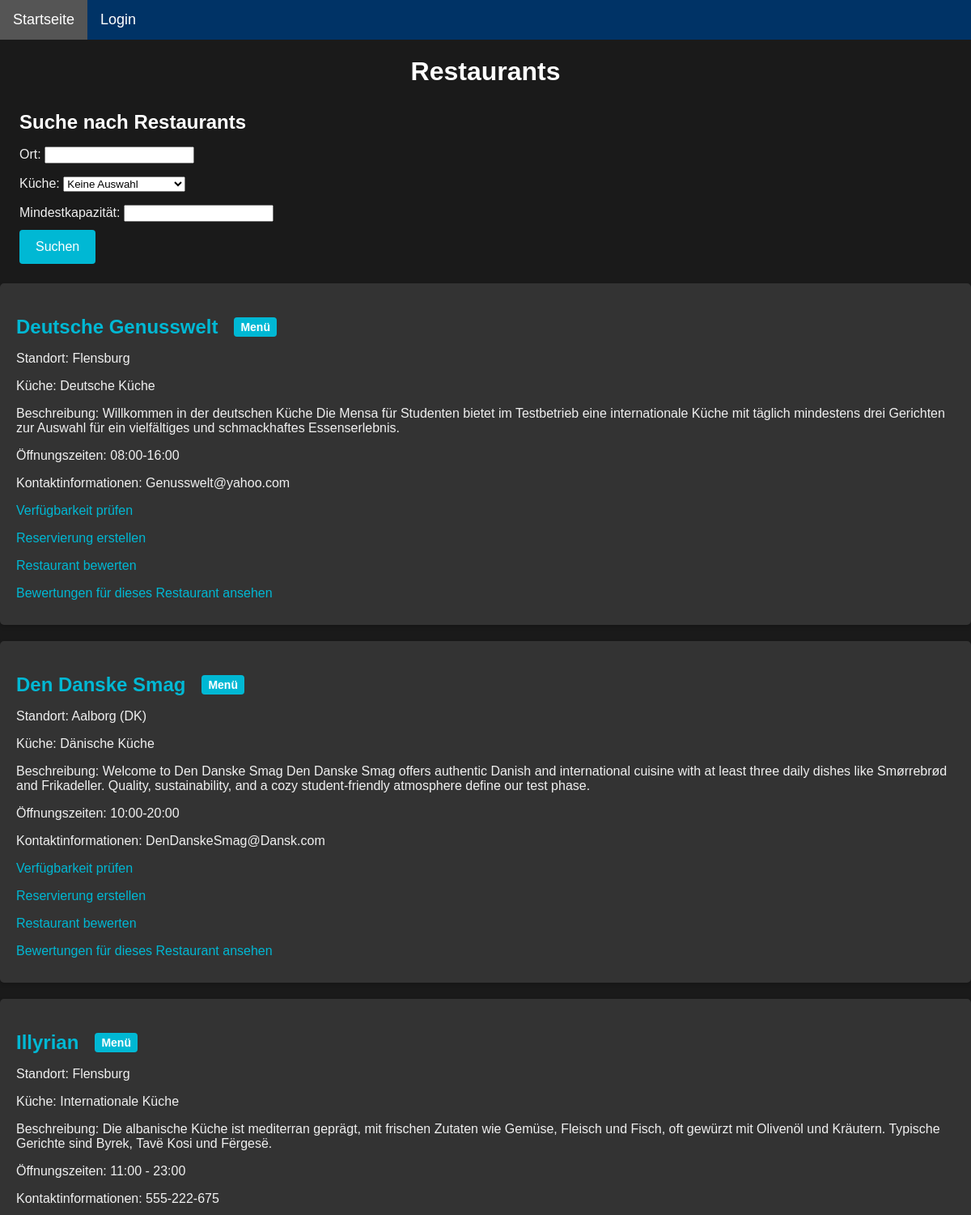
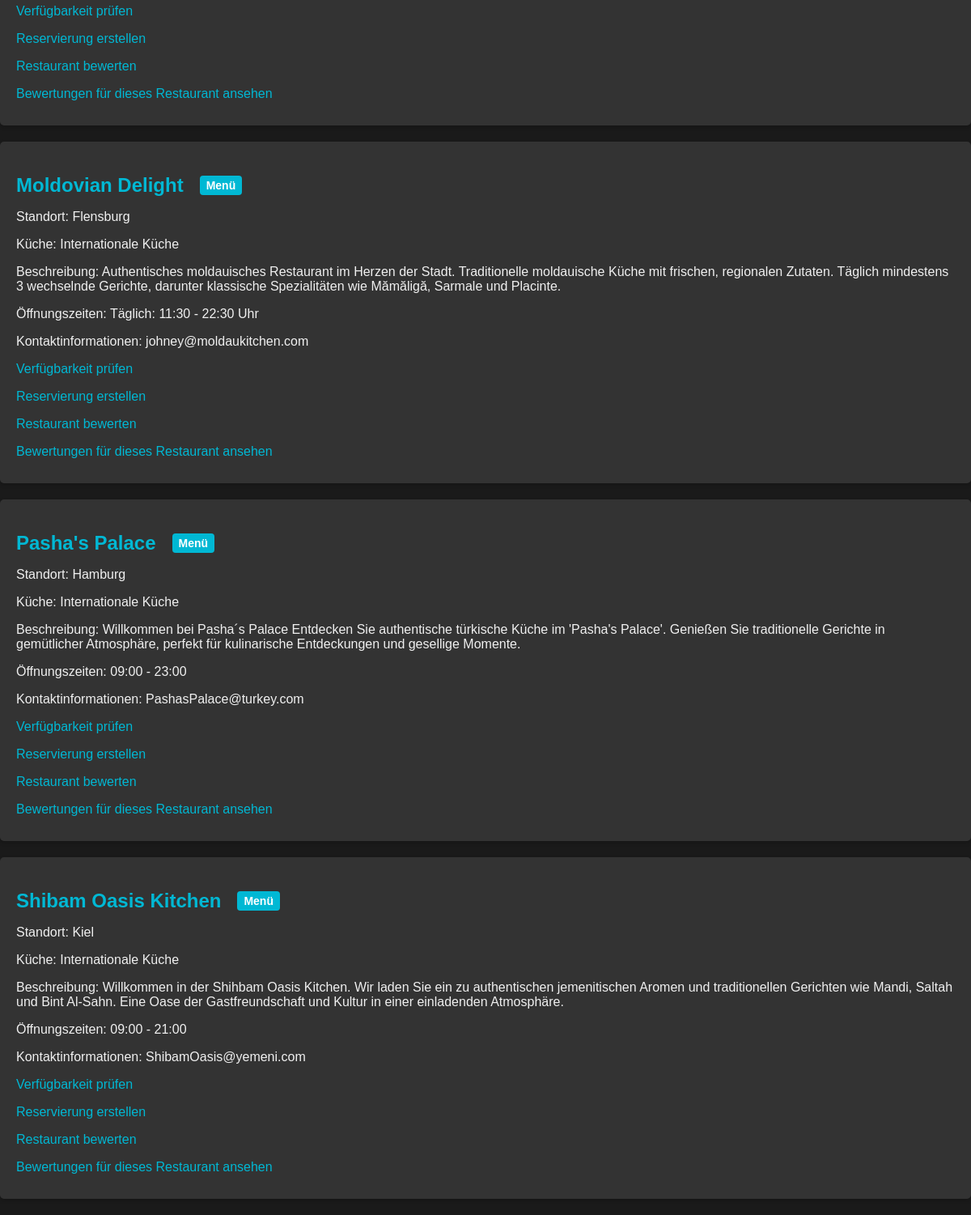
The page /restaurant/restaurants on the database its author committed (2 pictures, top to bottom).
### restaurant/models.py (models this page shows, shortened)
class Restaurant(models.Model):
    owner = models.ForeignKey(UserProfile, on_delete=models.CASCADE, related_name='owned_restaurants')
    name = models.CharField(max_length=100)
    location = models.CharField(max_length=100)
    cuisine = models.CharField(max_length=50, choices=Choices.PREFERENCE_CHOICES)
    description = models.TextField(blank=True)
    opening_hours = models.CharField(max_length=100)
    contact_info = models.CharField(max_length=100)
    capacity = models.IntegerField(default=0)

### restaurant/views.py (the view, shortened to what this page needs)
# urls.py: path("restaurants",views.restaurant_list,name="restaurant_list"),
def restaurant_list(request):
    form = SearchForm(request.GET or None)
    restaurants = Restaurant.objects.all()
    return render(request, 'restaurant/restaurant_list.html', {
        'restaurants': restaurants,
        'form': form
    })

### restaurant/forms.py
class SearchForm(forms.Form):
    location = forms.CharField(required=False, label='Ort')
    cuisine = forms.ChoiceField(required=False, label='Küche', choices = Choices.PREFERENCE_SEARCH_CHOICES)
    capacity = forms.IntegerField(required=False, label='Mindestkapazität', min_value=1)

### restaurant/templates/restaurant/restaurant_list.html (shortened to what this page needs)
{% extends 'restaurant/base.html' %}
{% load static %}
{% block extra_css %}
<link rel="stylesheet" href="{% static 'restaurant/list_style.css' %}" type="text/css">
{% endblock %}
{% block content %}
<div class="restaurant-list">
    <h1>Restaurants</h1>
    <div class="search-form" style="margin: 2%;">
        <h2>Suche nach Restaurants</h2>
        <form method="get">
            {{ form.as_p }}
            <button type="submit">Suchen</button>
        </form>
    </div>
    <ul>
        {% for restaurant in restaurants %}
        <li>
            <h2>
                <a href="{% url 'restaurant_menu' restaurant.id %}">{{ restaurant.name }}</a>
                <span class="menu-label">Menü</span>
            </h2>
            <p>Standort: {{ restaurant.location }}</p>
            <p>Küche: {{ restaurant.get_cuisine_display }}</p>
            <p>Beschreibung: {{ restaurant.description }}</p>
            <p>Öffnungszeiten: {{ restaurant.opening_hours }}</p>
            <p>Kontaktinformationen: {{ restaurant.contact_info }}</p>
            <p><a href="{% url 'view_tables' restaurant.id %}">Verfügbarkeit prüfen</a></p>
            <p><a href="{% url 'create_reservation' restaurant.id %}">Reservierung erstellen</a></p>
            <p><a href="{% url 'create_feedback' restaurant.id %}">Restaurant bewerten</a></p>
            <p><a href="{% url 'view_feedback' restaurant.id %}">Bewertungen für dieses Restaurant ansehen</a></p>
        </li>
        {% endfor %}
    </ul>
</div>
{% endblock %}

### restaurant/static/restaurant/style.css (style rules this page uses)
body { font-family: Arial, sans-serif; margin: 0; padding: 0px; background-color: #1a1a1a; color: #f0f0f0; }
button, input[type="submit"], .btn-submit { background-color: #00b8d4; color: white; padding: 12px 20px; border: none; border-radius: 4px; cursor: pointer; font-size: 16px; transition: background-color 0.3s ease; }

### restaurant/static/restaurant/list_style.css (style rules this page uses)
.restaurant-list h1 { color: #ffffff; text-align: center; margin-bottom: 30px; }
.restaurant-list ul { list-style-type: none; padding: 0; }
.restaurant-list li { background-color: #333333; padding: 20px; margin-bottom: 20px; border-radius: 5px; box-shadow: 0 2px 5px rgba(0, 0, 0, 0.2); }
.restaurant-list h2 { color: #ffffff; margin-bottom: 10px; display: flex; align-items: center; }
.restaurant-list h2 a { margin-right: 10px; }
.restaurant-list .menu-label { background-color: #00b8d4; color: #ffffff; padding: 4px 8px; border-radius: 4px; font-size: 14px; margin-left: 10px; }
.restaurant-list a { color: #00b8d4; text-decoration: none; }
.restaurant-list p { margin-bottom: 10px; }

### rows shown on the page
Restaurant: name "Deutsche Genusswelt", location "Flensburg", cuisine "Deutsche Küche", description "Willkommen in der deutschen Küche Die Mensa für Studenten bietet im Testbetrieb eine internationale Küche mit täglich mindestens drei Gerichten zur Auswahl für ein vielfältiges und schmackhaftes Essenserlebnis.", opening_hours "08:00-16:00", contact_info "Genusswelt@yahoo.com"
Restaurant: name "Den Danske Smag", location "Aalborg (DK)", cuisine "Dänische Küche", description "Welcome to Den Danske Smag Den Danske Smag offers authentic Danish and international cuisine with at least three daily dishes like Smørrebrød and Frikadeller. Quality, sustainability, and a cozy student-friendly atmosphere define our test phase.", opening_hours "10:00-20:00", contact_info "DenDanskeSmag@Dansk.com"
Restaurant: name "Illyrian", location "Flensburg", cuisine "Internationale Küche", description "Die albanische Küche ist mediterran geprägt, mit frischen Zutaten wie Gemüse, Fleisch und Fisch, oft gewürzt mit Olivenöl und Kräutern. Typische Gerichte sind Byrek, Tavë Kosi und Fërgesë.", opening_hours "11:00 - 23:00", contact_info "555-222-675"
Restaurant: name "Moldovian Delight", location "Flensburg", cuisine "Internationale Küche", description "Authentisches moldauisches Restaurant im Herzen der Stadt. Traditionelle moldauische Küche mit frischen, regionalen Zutaten. Täglich mindestens 3 wechselnde Gerichte, darunter klassische Spezialitäten wie Mămăligă, Sarmale und Placinte.", opening_hours "Täglich: 11:30 - 22:30 Uhr", contact_info "johney@moldaukitchen.com"
Restaurant: name "Pasha's Palace", location "Hamburg", cuisine "Internationale Küche", description "Willkommen bei Pasha´s Palace Entdecken Sie authentische türkische Küche im 'Pasha's Palace'. Genießen Sie traditionelle Gerichte in gemütlicher Atmosphäre, perfekt für kulinarische Entdeckungen und gesellige Momente.", opening_hours "09:00 - 23:00", contact_info "PashasPalace@turkey.com"
Restaurant: name "Shibam Oasis Kitchen", location "Kiel", cuisine "Internationale Küche", description "Willkommen in der Shihbam Oasis Kitchen. Wir laden Sie ein zu authentischen jemenitischen Aromen und traditionellen Gerichten wie Mandi, Saltah und Bint Al-Sahn. Eine Oase der Gastfreundschaft und Kultur in einer einladenden Atmosphäre.", opening_hours "09:00 - 21:00", contact_info "ShibamOasis@yemeni.com"
